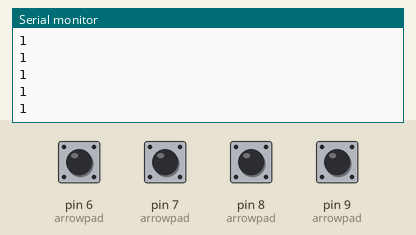
A sketch run on a simulated Arduino Uno, built with avr-gcc and run on an emulated ATmega328P. On the bench: the last lines printed to the serial monitor. Inputs (shaded band) come from the test bench; at power-on: pin 6 (arrowpad), pin 7 (arrowpad), pin 8 (arrowpad), pin 9 (arrowpad) HIGH. USB keyboard and mouse output is not drawn.

Above: at 3.2 s.
3.3 s: pin 6 (arrowpad) pulled LOW for 1.45 s
At 4.1 s:
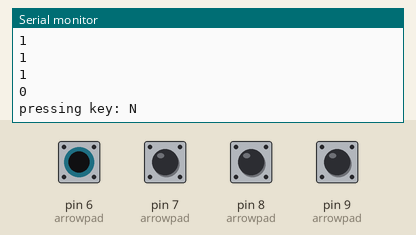
6.2 s: pin 7 (arrowpad) pulled LOW for 1.45 s
At 7.1 s:
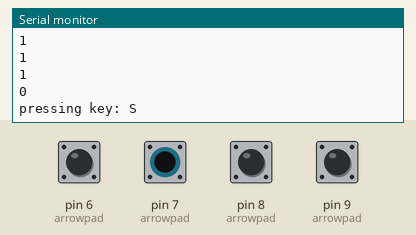
9.1 s: pin 8 (arrowpad) pulled LOW for 1.45 s
At 10.1 s:
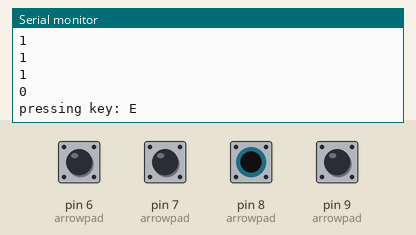
12.0 s: pin 9 (arrowpad) pulled LOW for 1.45 s
At 13.1 s:
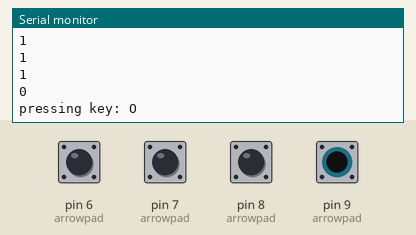

Measured:
- after the input at 3.3 s, the serial monitor: prints a new line after 0.30 s (image 1)
- after the input at 6.2 s, the serial monitor: prints a new line after 0.50 s (image 2)
- after the input at 9.1 s, the serial monitor: prints a new line after 0.60 s (image 3)
- after the input at 12.0 s, the serial monitor: prints a new line after 0.70 s (image 4)

The sketch:

Teclado_macros.ino
```cpp
/*  Project: CarMap - Chikito
 *  This file is the main program for the macro keyboard.
 */
#include <Keyboard.h>

/*"north/south/east/west" buttons are connected to pins 6,7,8,9*/
#define N 6
#define S 7
#define E 8
#define O 9
//
/*array of the button pins and size of arrays are used by all functions but now modified
usage of global variables is acceptable in this context*/
const int arrowpad[]={N,S,E,O};
const int dim=sizeof(arrowpad)/sizeof(int);

/*initializes Serial and sets button pins as input*/
void setup() {
  Serial.begin(9600); while(!Serial){;}
  int i;
  for(i=0;i<dim;i++){ pinMode(arrowpad[i],INPUT_PULLUP); }
  Keyboard.begin();
  }

/*push buttons trigger the corresponding Macros when pressed*/
void loop(){
  int button_now=HIGH,buttons_prev[]={HIGH,HIGH,HIGH,HIGH},i;
  for(i=0;i<dim;i++){
    button_now=digitalRead(arrowpad[i]);
    Serial.println(button_now);
    if(button_now==LOW&&buttons_prev[i]==HIGH){
      delay(100); button_now=digitalRead(arrowpad[i]);
      if(button_now==LOW){key(i+1);delay(100);}
      else{delay(200);}
      }
      delay(300);
    }
  }

/*this function receives the number of the pressed pin and calls another function*/
void key(int i){
  switch(i){
    case 1:north();break;
    case 2:south();break;
    case 3:east();break;
    case 4:west();break;
    default:break;
    }
  }
/*functions called in every case*/
void north(){
  Serial.println("pressing key: N");
  Keyboard.press('n');
  Keyboard.release('n');
  delay(100);
  }
void south(){
  Serial.println("pressing key: S");
  Keyboard.press('s');
  Keyboard.release('s');
  delay(100);
  }
void east(){
  Serial.println("pressing key: E");
  Keyboard.press('e');
  Keyboard.release('e');
  delay(100);
  }
void west(){
  Serial.println("pressing key: O");
  Keyboard.press('o');
  Keyboard.release('o');
  delay(100);
}
```
